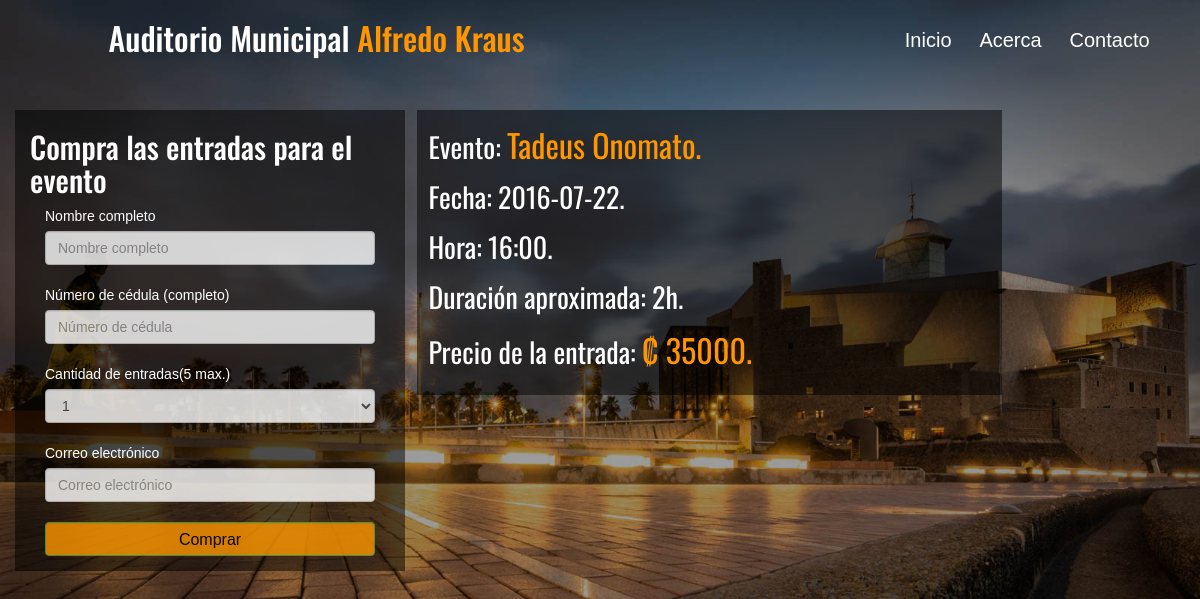
Screenshot of /buy.php?id=C with the database file from the repository.
### tables this page shows
CREATE TABLE IF NOT EXISTS `concierto` (
  `idConcierto` varchar(255) NOT NULL,
  `fechaConcierto` date NOT NULL,
  `horaConcierto` varchar(255) NOT NULL,
  `tituloConcierto` varchar(255) NOT NULL,
  `duracionConcierto` varchar(255) NOT NULL,
  `precioConcierto` int(10) unsigned NOT NULL,
  `idPrograma` int(10) NOT NULL,
  `idTemporada` int(10) NOT NULL,
  `idGrupo` int(10) unsigned DEFAULT NULL,
  `idOrquesta` int(10) DEFAULT NULL,
  `cedulaMusico` varchar(255) DEFAULT NULL
);

### classes/databaseClass.php (called while the page is built, shortened)
<?php
class Database{
	private $username = 	'root';
	private $password = 	'';
	private $host = 		'localhost';
	private $database = 	'info_conciertos';
	function __construct(){
		try{
			$this->connection = new PDO("mysql:host=".$this->host.";dbname=".$this->database, $this->username, $this->password);
		}catch(PDOException $error){
			die();
		}
	}
}
?>

### buy.php (called while the page is built, shortened)
<?php
require_once('./classes/concertClass.php');
$id = $_GET['id'];
$concertData = new drawConcertTable();
$concertItems= $concertData->eventInfo($id);
include('views/header.php');
include('views/body.php');
include('views/form.php');
include('views/event-info.php');
include('views/footer.php');
?>

### classes/concertClass.php (called while the page is built, shortened)
<?php
require_once('DatabaseClass.php');
class drawConcertTable extends Database{
	function eventInfo($id){
		$query = $this->connection->prepare('SELECT idConcierto, tituloConcierto, fechaConcierto, horaConcierto, duracionConcierto, precioConcierto FROM concierto WHERE idConcierto = :id');
		$bind = array(
			':id' => $id
		);
		if($query->execute($bind)){
			return $query->fetchAll();
		}
		return false;
	}
}
?>

### views/event-info.php (the view)
<?php
	foreach ($concertItems as $key => $item) {
		echo'
			<div class="table-container col-md-6 info-event">
				<p>'.'Evento: <span>'.$item['tituloConcierto'].'.</span>'.'</p>
				<p>'.'Fecha: '.$item['fechaConcierto'].'.'.'</p>
				<p>'.'Hora: '.$item['horaConcierto'].'.'.'</p>
				<p>'.'Duración aproximada: '.$item['duracionConcierto'].'.'.'</p>
				<p>'.'Precio de la entrada:  <span>&#8353 '.$item['precioConcierto'].'.<span>'.'</p>
			</div>
		';
	}
?>

### css/main.css (style rules this page uses)
body { background-size: 100%; color: #fff; font-family: sans-serif; }
.buy_page { background: url( ../img/auditorio1.jpg ); background-size: cover; }
span { color: #ff9600; font-family: Oswald; font-size: 32px; }
.table-container { background-color: rgba( 0, 0, 0, 0.50 ); margin-top: 40px; }
.info-event { font-family: Oswald; font-size: 2em; margin-left: 1%; padding: 1%; }

### rows the page displays
concierto: tituloConcierto "Tadeus Onomato", fechaConcierto "2016-07-22", horaConcierto "16:00", duracionConcierto "2h", precioConcierto "35000"
